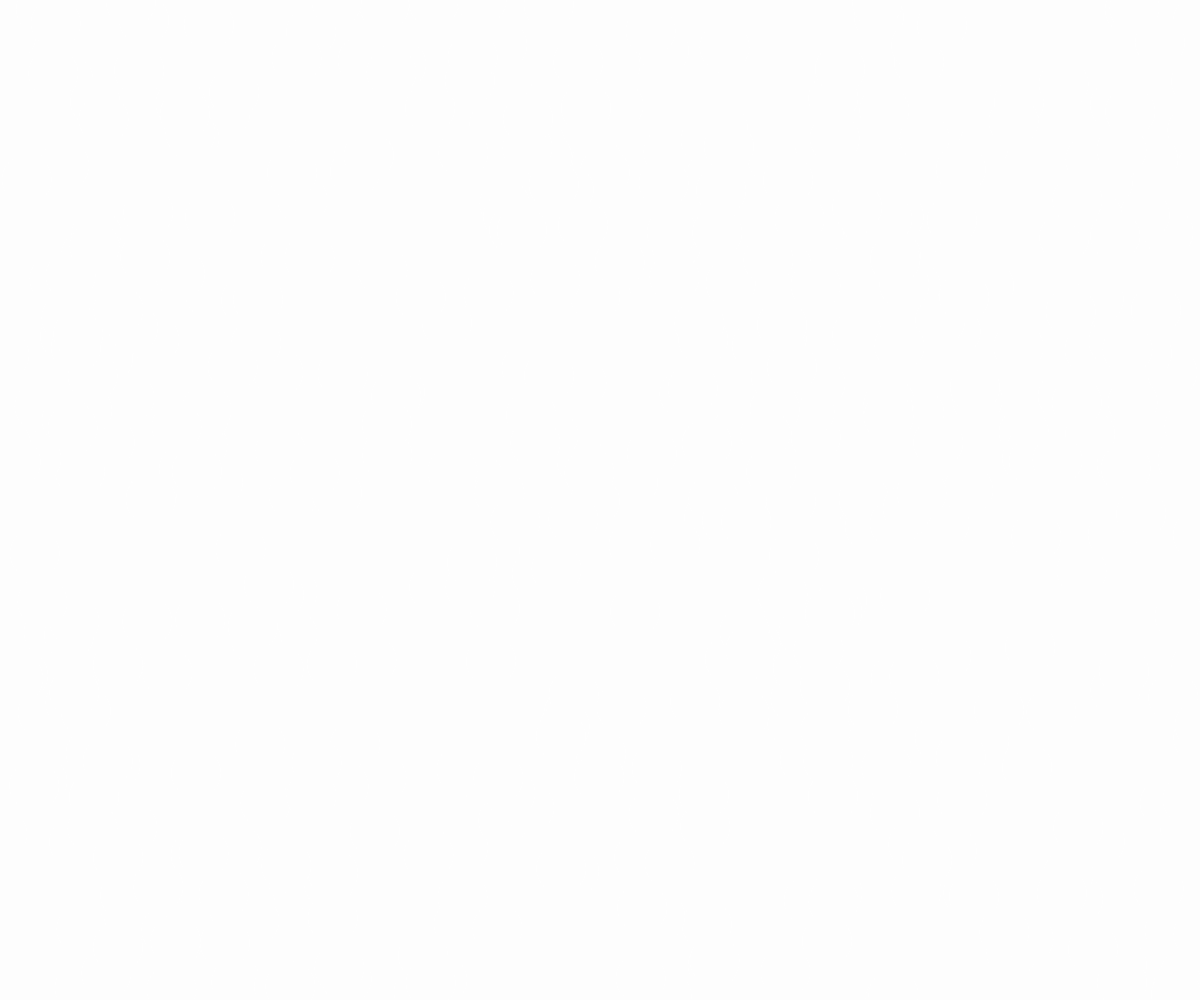
Frame 1 (no input)
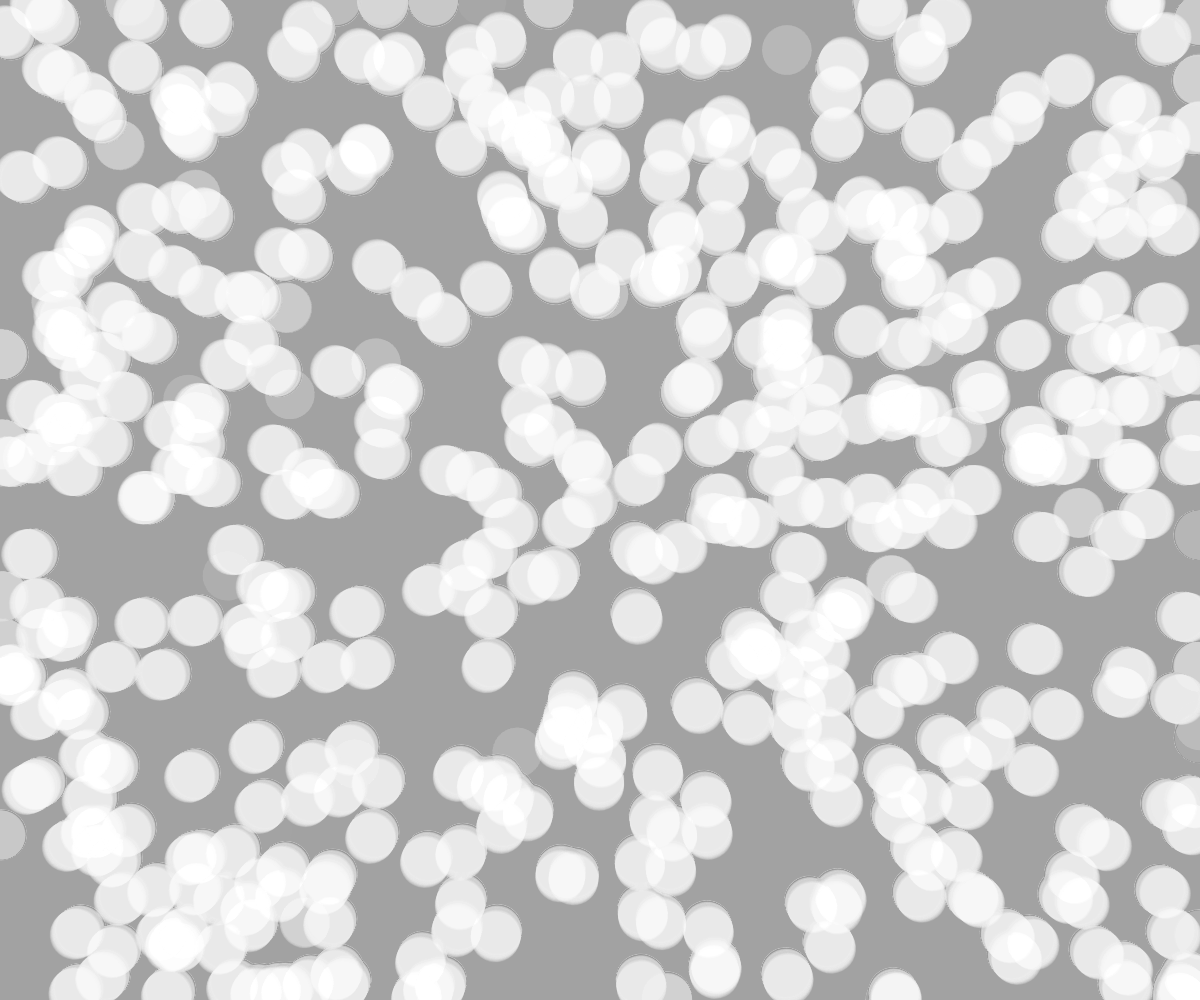
Frame 60 (no input)
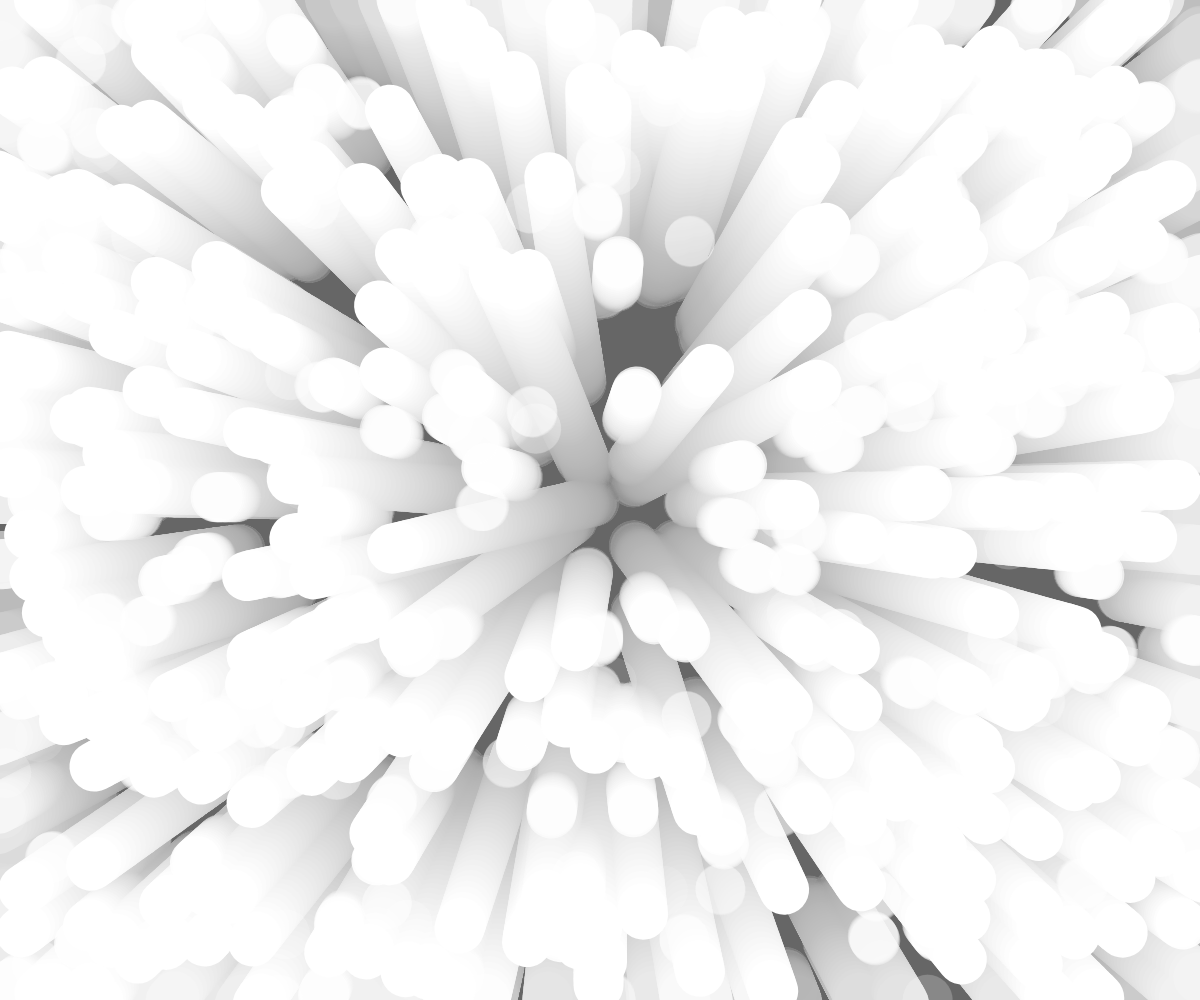
Frame 120 (the mouse pressed at the canvas centre since frame 60)

The p5.js sketch that drew these frames (run headless with seeded random() and noise() and a simulated clock; from frame 60 on, the mouse is pressed at the canvas centre):

// p5.js sketch
// ── sketch.js
const numStars = 500;
let stars = [];

function setup() {
 createCanvas(windowWidth, windowHeight);
  stroke(255);
  strokeWeight(50);

  
  for(let i = 0; i < numStars; i ++) {
    stars.push(new Star(random(width), random(height)));
  }
}

function draw() {
  background(54,2);
  
  
  
  const acc = map(mouseX, 0, width, 0.005, 0.2);
  
  stars = stars.filter(star => {
    star.draw();
    star.update(acc);
    return star.isActive();
  });
  
  while(stars.length < numStars) {
    stars.push(new Star(random(width), random(height)));
  }
}

class Star {
  constructor(x, y) {
    this.pos = createVector(x, y);
    this.prevPos = createVector(x, y);
    
    this.vel = createVector(0, 0);
    
    this.ang = atan2(y - (height/2), x - (width/2));
  }
  
  isActive() {
    return onScreen(this.prevPos.x, this.prevPos.y);
  }
  
  update(acc) {
    this.vel.x += cos(this.ang) * acc;
    this.vel.y += sin(this.ang) * acc;
    
    this.prevPos.x = this.pos.x;
    this.prevPos.y = this.pos.y;
    
    this.pos.x += this.vel.x;
    this.pos.y += this.vel.y;
  }
  
  draw() {
    const alpha = map(this.vel.mag(), 0, 3, 2, 255);
    stroke(255, alpha);
    line(this.pos.x, this.pos.y, this.prevPos.x, this.prevPos.y);
  }
}

function onScreen(x, y) {
  return x >= 0 && x <= width && y >= 0 && y <= height;  
}
